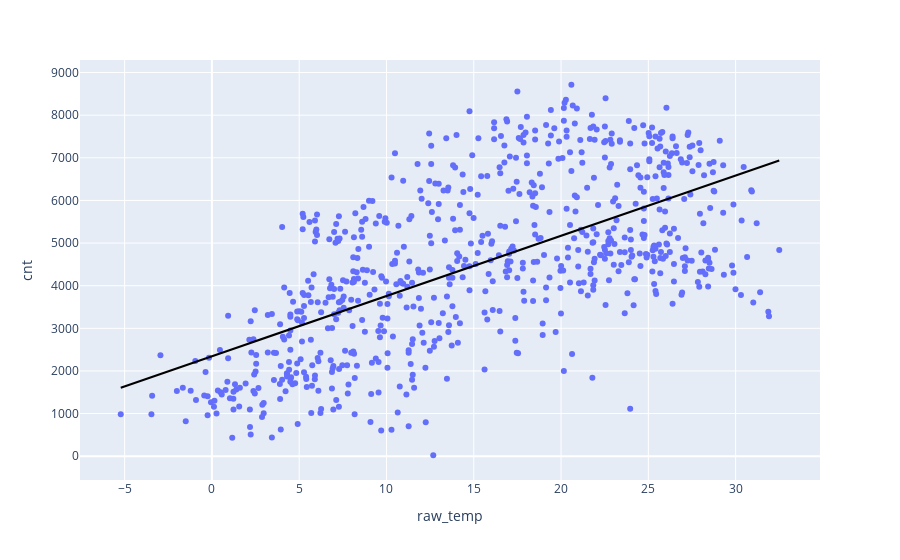

Write notebook code for a chart like this one.
### Markdown cell above
## Modeling

10.  Fit a linear model predicting total daily bike rentals from daily temperature.
    Write the linear model, interpret the slope and the intercept in context of the data, and determine and interpret the $R^2$.

10. Fit another linear model predicting total daily bike rentals from daily feeling temperature.
    Write the linear model, interpret the slope and the intercept in context of the data, and determine and interpret the $R^2$.
    Is temperature or feeling temperature a better predictor of bike rentals?
    Explain your reasoning.

11. Fit a model predicting total daily bike rentals from workingday, temperature (raw and feeling), holiday, and an interaction term between holiday and raw temperature (raw_temp * holiday_no). Use the **.get_dummies()** function to get dummy variables for the categorical data. Plot the residual of your prediction.

NOTE - in this case you won't be able to directly 2D scatter plot the results because you have too many variables. But you can still think of a way to visualize this fit...eg 3D scatter with facets or colors.

### Code cell
# Linear model cnt vs raw_temp
lin = DF[['cnt', 'raw_temp']]

X = lin['raw_temp'].values.reshape(-1,1)
y = lin['cnt']

LM = LinearRegression()
LM.fit(X,y)

lin['prediction'] = LM.predict(X)
fig = px.scatter(lin,x='raw_temp',y='cnt')

fig.add_trace(px.line(lin,x='raw_temp',y='prediction',color_discrete_sequence=['black']).data[0])

fig.show()

### Figure 1 — Plotly figure (JSON) as saved in the notebook; plotly's stock layout.template omitted (floating-point values rounded to 4 significant figures; data arrays with more than 128 entries replaced by an {"elided": "..."} marker saying what was removed)
{"data": [{"hovertemplate": "raw_temp=%{x}<br>cnt=%{y}<extra></extra>", "legendgroup": "", "marker": {"color": "#636efa", "symbol": "circle"}, "mode": "markers", "name": "", "orientation": "v", "showlegend": false, "type": "scatter", "x": {"elided": "731 float values"}, "xaxis": "x", "y": {"elided": "731 int values"}, "yaxis": "y"}, {"hovertemplate": "raw_temp=%{x}<br>prediction=%{y}<extra></extra>", "legendgroup": "", "line": {"color": "black", "dash": "solid"}, "marker": {"symbol": "circle"}, "mode": "lines", "name": "", "orientation": "v", "showlegend": false, "type": "scatter", "x": {"elided": "731 float values"}, "xaxis": "x", "y": {"elided": "731 float values"}, "yaxis": "y"}], "layout": {"legend": {"tracegroupgap": 0}, "margin": {"t": 60}, "xaxis": {"anchor": "y", "domain": [0, 1], "title": {"text": "raw_temp"}}, "yaxis": {"anchor": "x", "domain": [0, 1], "title": {"text": "cnt"}}}}
